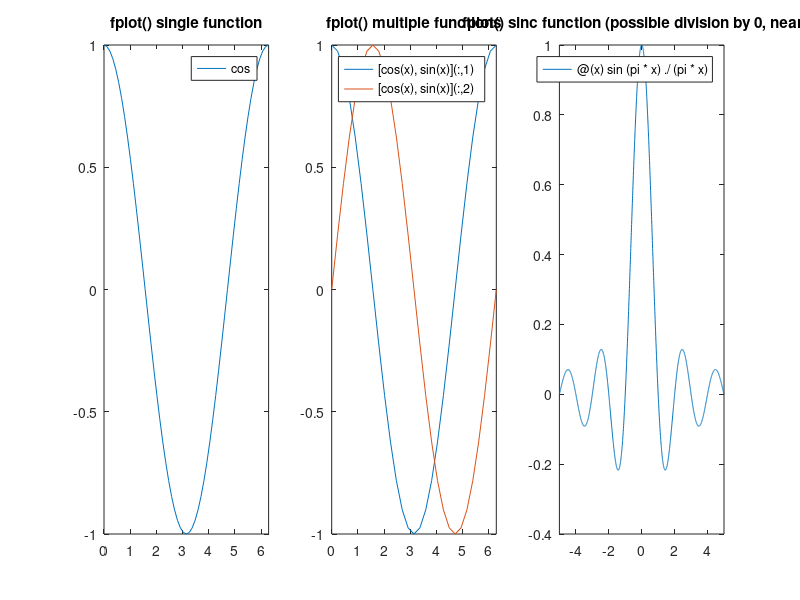

MATLAB code to generate this figure:
clear all; close all; clc;
h=figure('Position',[1 21 1366 670], ...
'Name','fplot Command Demonstrations');
subplot(1,3,1) 
 fplot (@cos, [0, 2*pi]);
 title ("fplot() single function");
subplot(1,3,2)
 fplot ("[cos(x), sin(x)]", [0, 2*pi]);
 title ("fplot() multiple functions");
subplot(1,3,3)
 fh = @(x) sin (pi*x) ./ (pi*x);
 fplot (fh, [-5, 5]);
 title ("fplot() sinc function (possible division by 0, near 0)");
